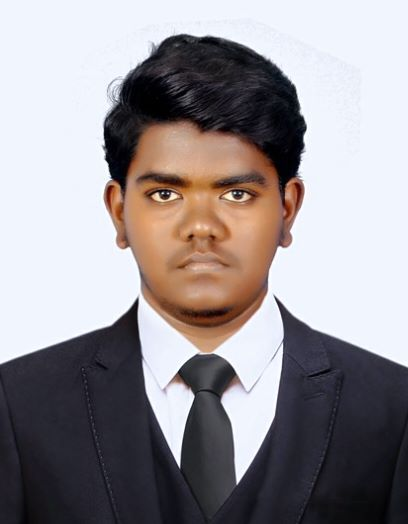
#> input picture MYPHOTO.jpg, 408 x 524 px
$ jupyter execute 'main_sunglass (1).ipynb'
#> lines starting #> are read from the running program, lines starting #| are printed output that depends on the picture; after the words box and inside, x2 and y2 are one past the last pixel; in counts of white or black regions, pixels touching at a corner belong together
[cell 1]
# Import libraries
import cv2
import numpy as np
import matplotlib.pyplot as plt

[cell 2]
# Load the Face Image
faceImage = cv2.imread('MYPHOTO.jpg')
#> faceImage is the input picture: shape (524, 408, 3); mean B, G, R 149.5, 145.9, 151.3
plt.imshow(faceImage[:,:,::-1]);plt.title("Face")

[cell 3]
faceImage.shape
#> Out = (524, 408, 3)

[cell 4]
#resized_faceImage.shape
faceImage.shape
#> Out = (524, 408, 3)

[cell 5]
# Load the Sunglass image with Alpha channel
# (http://pluspng.com/sunglass-png-1104.html)
glassPNG = cv2.imread('sunglass.png',-1)
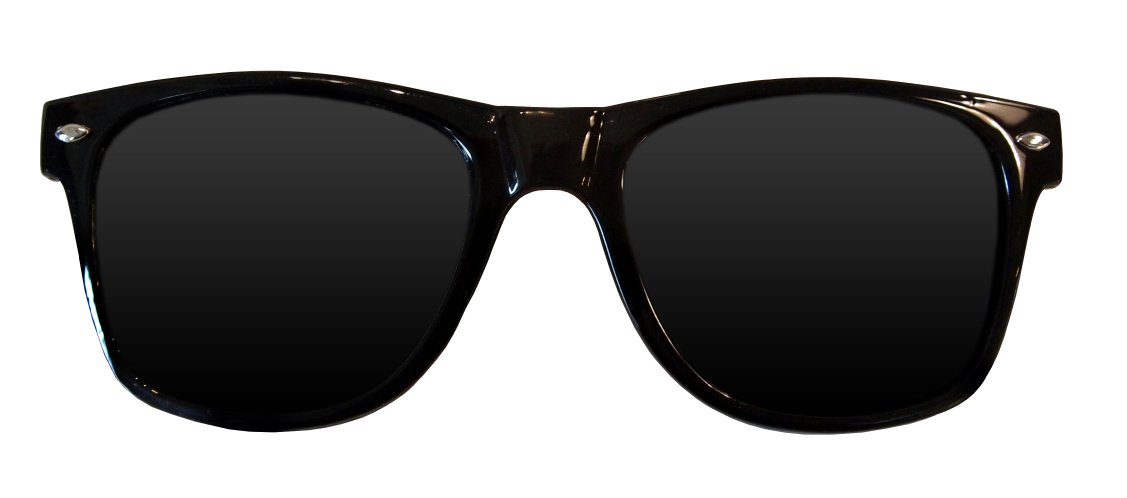
#> input picture sunglass.png, 3381 x 1494 px (shown at 1/3 size)
#> glassPNG is the input picture: shape (1494, 3381, 4); mean B, G, R, A 141.9, 142.2, 142.4, 125.6
plt.imshow(glassPNG[:,:,::-1]);plt.title("glassPNG")
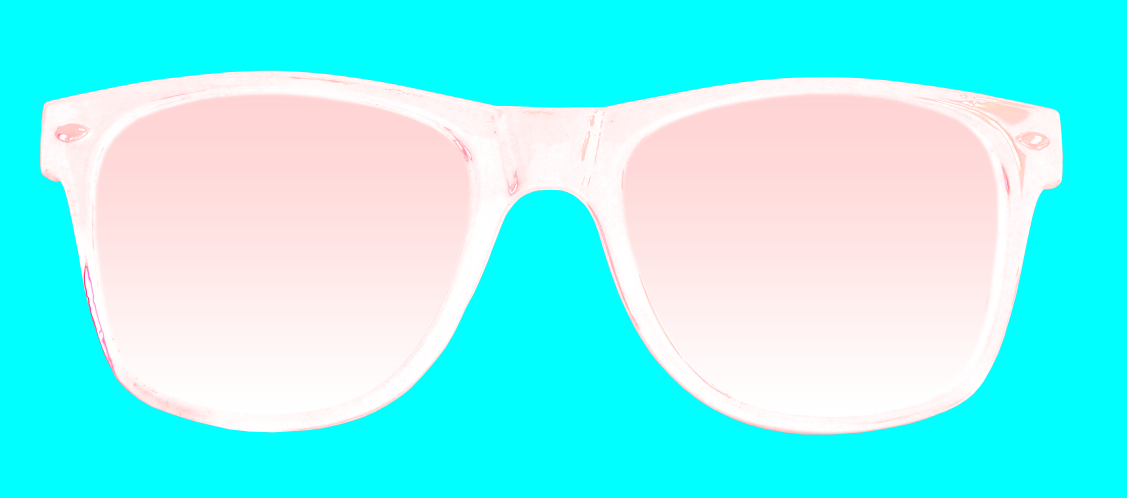
#> shown: shape (1494, 3381, 4) (shown at 1/3 size); mean R, G, B, A 125.6, 142.4, 142.2, 141.9; transparent parts drawn white

[cell 6]
# Resize the image to fit over the eye region
glassPNG = cv2.resize(glassPNG,(135,65))
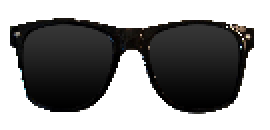
#> glassPNG: shape (65, 135, 4) (shown 2 times larger); mean B, G, R, A 141.9, 142.2, 142.4, 125.5
print("image Dimension ={}".format(glassPNG.shape))
#| image Dimension =(65, 135, 4)

[cell 7]
# Separate the Color and alpha channels
glassBGR = glassPNG[:,:,0:3]
glassMask1 = glassPNG[:,:,3]

[cell 8]
# Display the images for clarity
plt.figure(figsize=[15,15])
plt.subplot(121);plt.imshow(glassBGR[:,:,::-1]);plt.title('Sunglass Color channels');
plt.subplot(122);plt.imshow(glassMask1,cmap='gray');plt.title('Sunglass Alpha channel');

[cell 9]
# Make a copy
#faceWithGlassesNaive = resized_faceImage.copy()
faceWithGlassesNaive = faceImage.copy()

# Replace the eye region with the sunglass image
faceWithGlassesNaive[170:235, 135:270] = glassBGR
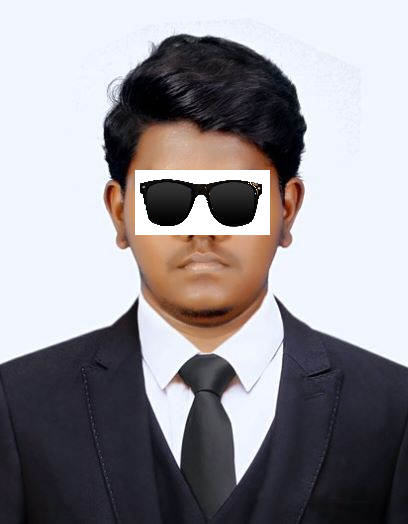
#> faceWithGlassesNaive: shape (524, 408, 3); 4.1% of pixels changed, all inside (x1, y1, x2, y2) = (135, 170, 270, 235)

plt.imshow(faceWithGlassesNaive[...,::-1])

[cell 10]
# Make the dimensions of the mask same as the input image.
# Since Face Image is a 3-channel image, we create a 3 channel image for the mask
glassMask = cv2.merge((glassMask1,glassMask1,glassMask1))

# Make the values [0,1] since we are using arithmetic operations
glassMask = np.uint8(glassMask/255)
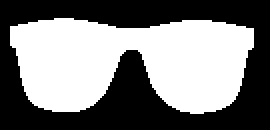
#> glassMask: shape (65, 135, 3) (shown 2 times larger); values 0 (black) and 1 (white), 49% white; 1 white region, box (x1, y1, x2, y2) and area: (5, 9, 127, 57) 4301

# Make a copy
faceWithGlassesArithmetic = faceImage.copy()

# Get the eye region from the face image
eyeROI = faceWithGlassesArithmetic[170:235, 135:270]   # shape (40,120,3)
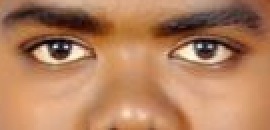
#> eyeROI: shape (65, 135, 3) (shown 2 times larger); mean B, G, R 94.5, 128.4, 178.9

# Resize glass image and mask to match ROI
glassBGR_resized = cv2.resize(glassBGR, (eyeROI.shape[1], eyeROI.shape[0]))
glassMask_resized = cv2.resize(glassMask, (eyeROI.shape[1], eyeROI.shape[0]))

# Use the mask to create the masked eye region
maskedEye = cv2.multiply(eyeROI, (1 - glassMask_resized))

# Use the mask to create the masked sunglass region
maskedGlass = cv2.multiply(glassBGR_resized, glassMask_resized)
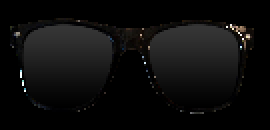
#> maskedGlass: shape (65, 135, 3) (shown 2 times larger); mean B, G, R 12.4, 12.6, 12.9

# Combine the Sunglass in the Eye Region
eyeRoiFinal = cv2.add(maskedEye, maskedGlass)
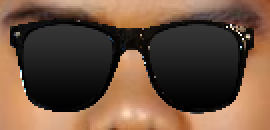
#> eyeRoiFinal: shape (65, 135, 3) (shown 2 times larger); mean B, G, R 62, 80.1, 106.8

# Display the intermediate results
plt.figure(figsize=[20,20])
plt.subplot(131);plt.imshow(maskedEye[...,::-1]);plt.title("Masked Eye Region")
plt.subplot(132);plt.imshow(maskedGlass[...,::-1]);plt.title("Masked Sunglass Region")
plt.subplot(133);plt.imshow(eyeRoiFinal[...,::-1]);plt.title("Augmented Eye and Sunglass")

[cell 11]
# Replace the eye ROI with the output from the previous section
faceWithGlassesArithmetic[170:235, 135:270]=eyeRoiFinal
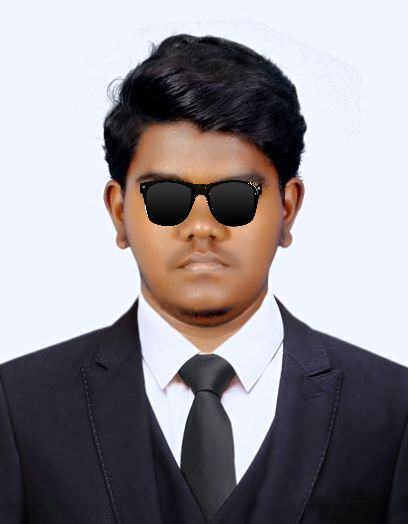
#> faceWithGlassesArithmetic: shape (524, 408, 3); 2.01% of pixels changed, all inside (x1, y1, x2, y2) = (140, 179, 262, 227)

# Display the final result
plt.figure(figsize=[20,20]);
plt.subplot(121);plt.imshow(faceImage[:,:,::-1]); plt.title("Original Image");
plt.subplot(122);plt.imshow(faceWithGlassesArithmetic[:,:,::-1]);plt.title("With Sunglasses");
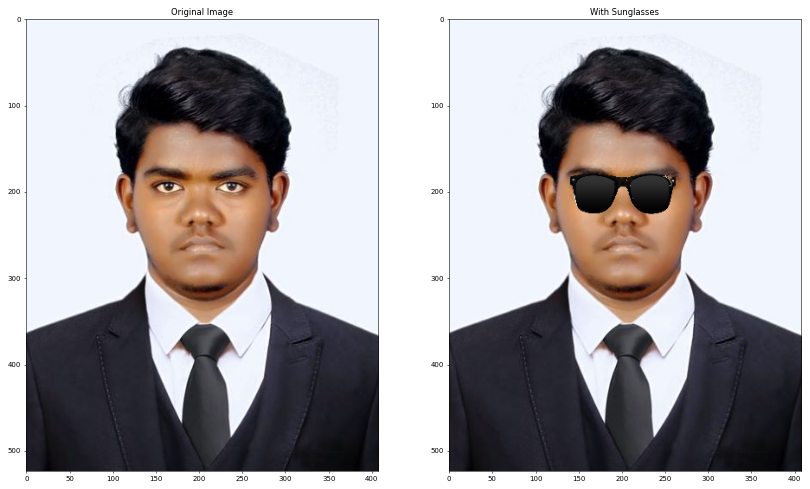
#> figure drawn by matplotlib, 2 panels
